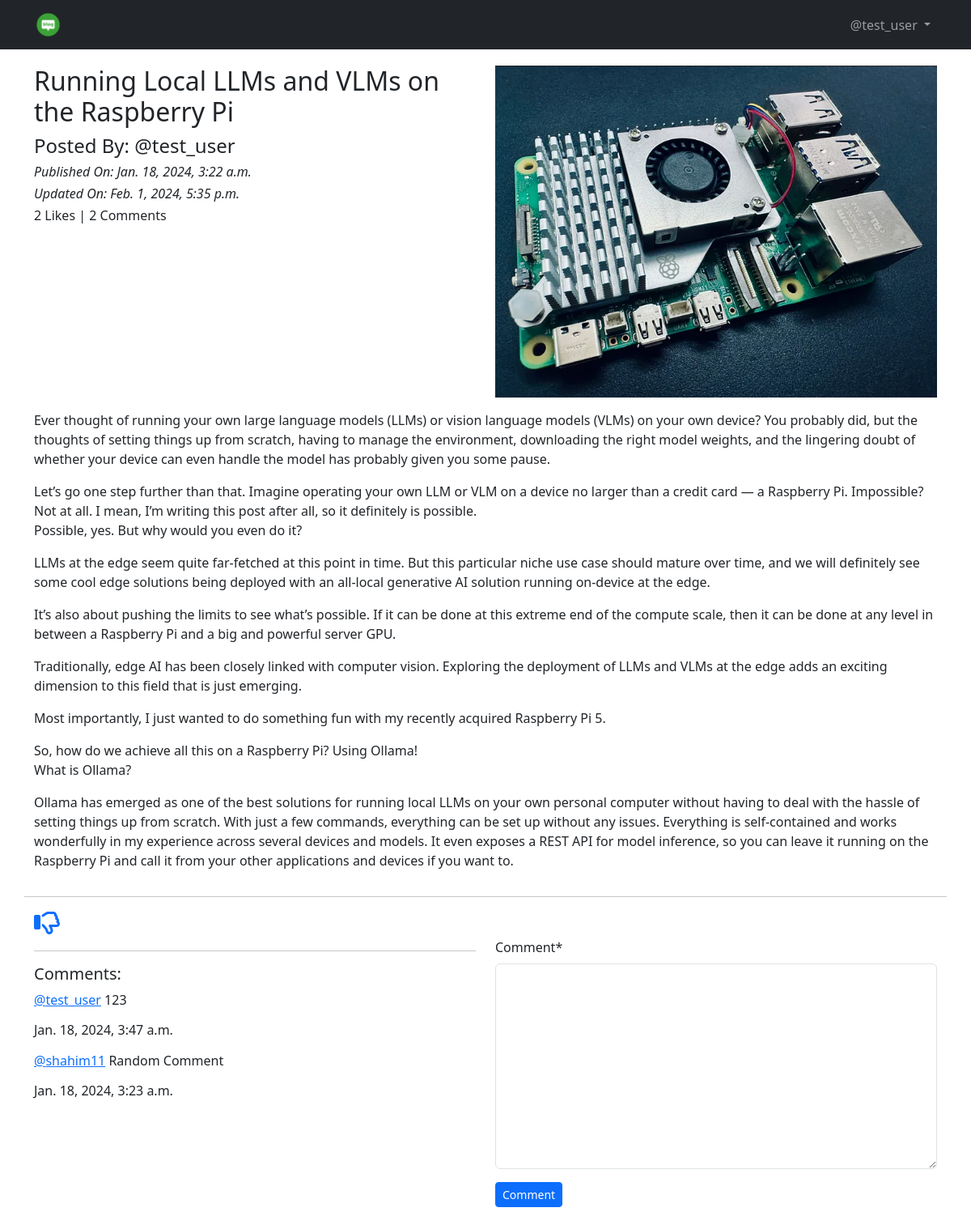
Page /blog/details/Running-Local-LLMs-and-VLMs-on-the-Raspberry-Pi-4c33ae58-3bbb-41b5-950a-5cb04494d129 (signed in) on the committed database.
### App_Blog/models.py (models this page shows, shortened)
class Blog(models.Model):
    author = models.ForeignKey(User, on_delete=models.CASCADE, related_name='post_author')
    blog_title = models.CharField(max_length=264, verbose_name='Put a new blog Title')
    slug = models.SlugField(max_length=264, unique=True)
    blog_content = models.TextField(verbose_name='What is on your mind?')
    blog_image = models.ImageField(upload_to='blog_images', verbose_name='Image')
    publish_date = models.DateTimeField(auto_now_add=True)
    update_date = models.DateTimeField(auto_now=True)
    class Meta:
        ordering = ['-publish_date',]

class Comment(models.Model):
    blog = models.ForeignKey(Blog, on_delete=models.CASCADE, related_name='blog_comments')
    user = models.ForeignKey(User, on_delete=models.CASCADE, related_name='user_comments')
    comment = models.TextField()
    comment_date = models.DateTimeField(auto_now_add=True)
    class Meta:
        ordering = ('-comment_date',)

### App_Blog/views.py (the view, shortened to what this page needs)
# urls.py: path('details/<slug:slug>', views.blog_details, name='blog_details'),
@login_required
def blog_details(request, slug):
    blog = Blog.objects.get(slug=slug)
    comment_form = CommentForm()
    already_liked = Likes.objects.filter(blog=blog, user= request.user)
    if already_liked:
        liked = True
    else:
        liked = False
    return render(request, 'App_Blog/blog_details.html', context={'blog':blog, 'comment_form':comment_form, 'liked':liked,})

### App_Blog/forms.py
class CommentForm(forms.ModelForm):
    class Meta:
        model = Comment
        fields = ('comment',)

### templates/App_Blog/blog_details.html (shortened to what this page needs)
{% extends 'base.html' %}
{% load crispy_forms_tags %}
{% block body_block %}
<div class="row">
  <div class="col-sm-6">
    <h2>{{blog.blog_title}}</h2>
    <h4>Posted By: @{{blog.author}}</h4>
    <i><h6>Published On: {{blog.publish_date}}</h6></i>
    <i><h6>Updated On: {{blog.update_date}}</h6></i>
    <h6>{{blog.liked_blog.count}} Likes | {{blog.blog_comments.count}} Comments</h6>
  </div>
  <div class="col-sm-6">
    <img src="/media/{{blog.blog_image}}" width="100%">
  </div>
  <p>
    {{blog.blog_content|linebreaks}}
  </p>
  <hr>
</div>
{% if not liked %}
<a href="{% url 'App_Blog:liked_post' pk=blog.pk %}">
  <i class="fa fa-thumbs-o-up fa-2x" aria-hidden="true"></i>
</a>
{% else %}
<a href="{% url 'App_Blog:unliked_post' pk=blog.pk %}">
  <i class="fa fa-thumbs-o-down fa-2x" aria-hidden="true"></i>
</a>
{% endif %}
<div class="row">
  <div class="col-sm-6">
    <hr>
    <h5>Comments:</h5>
    {% for comment in blog.blog_comments.all %}
    <p><a href="#">@{{comment.user}}</a> {{comment.comment}}<br><h6>{{comment.comment_date}}</h6></p>
    {% endfor %}
  </div>
  <div class="col-sm-6">
    <form method="POST">
      {{ comment_form|crispy }}
      <button type="submit" class="btn btn-primary btn-sm">Comment</button>
    </form>
  </div>
</div>
<br>
<br>
{% endblock %}

### templates/base.html (shortened to what this page needs)
{% load static %}
<!DOCTYPE html>
<html lang="en">
<head>
  <link href="https://cdn.jsdelivr.net/npm/bootstrap@5.3.2/dist/css/bootstrap.min.css" rel="stylesheet">
  <link rel="stylesheet" href="{% static "css/style.css" %}">
</head>
<body>
  <nav class="navbar navbar-expand-sm bg-dark navbar-dark">
    <div class="container">
      <a class="navbar-brand" href="{% url 'index' %}"><img src="/media/logo2.png" width="35px"></a>
      <ul class="navbar-nav ms-auto">
        {% if user.is_authenticated %}
        <div class="nav-item dropdown">
          <a class="nav-link dropdown-toggle" href="#" role="button" data-bs-toggle="dropdown" aria-expanded="false">
            @{{user.username}}
          </a>
        </div>
        {% endif %}
      </ul>
    </div>
  </nav>
  <div class="container" style="padding-top:20px">
    {% block body_block %}
    {% endblock %}
  </div>
</body>
</html>

### rows in the picture
Blog: blog_title "Running Local LLMs and VLMs on the Raspberry Pi", author "test_user", publish_date "Jan. 18, 2024, 3:22 a.m.", update_date "Feb. 1, 2024, 5:35 p.m.", liked_blog.count "2", blog_comments.count "2", blog_image (picture), blog_content "Ever thought of running your own large language models (LLMs) or vision language models (VLMs) on your own device? You probably did, but the thoughts of setting things up from scratch, having to manage the environment, downloading the right model weights, and the lingering doubt of whether your device can even handle the model has probably given you some pause. Let’s go one step further than that. Imagine operating your own LLM or VLM on a device no larger than a credit card — a Raspberry Pi. Impossible? Not at all. I mean, I’m writing this post after all, so it definitely is possible. Possible, yes. But why would you even do it? LLMs at the edge seem quite far-fetched at this point in…"
Comment: user "test_user", comment "123", comment_date "Jan. 18, 2024, 3:47 a.m."
Comment: user "shahim11", comment "Random Comment", comment_date "Jan. 18, 2024, 3:23 a.m."

### other values in the picture
{{ user.username }} "test_user"
